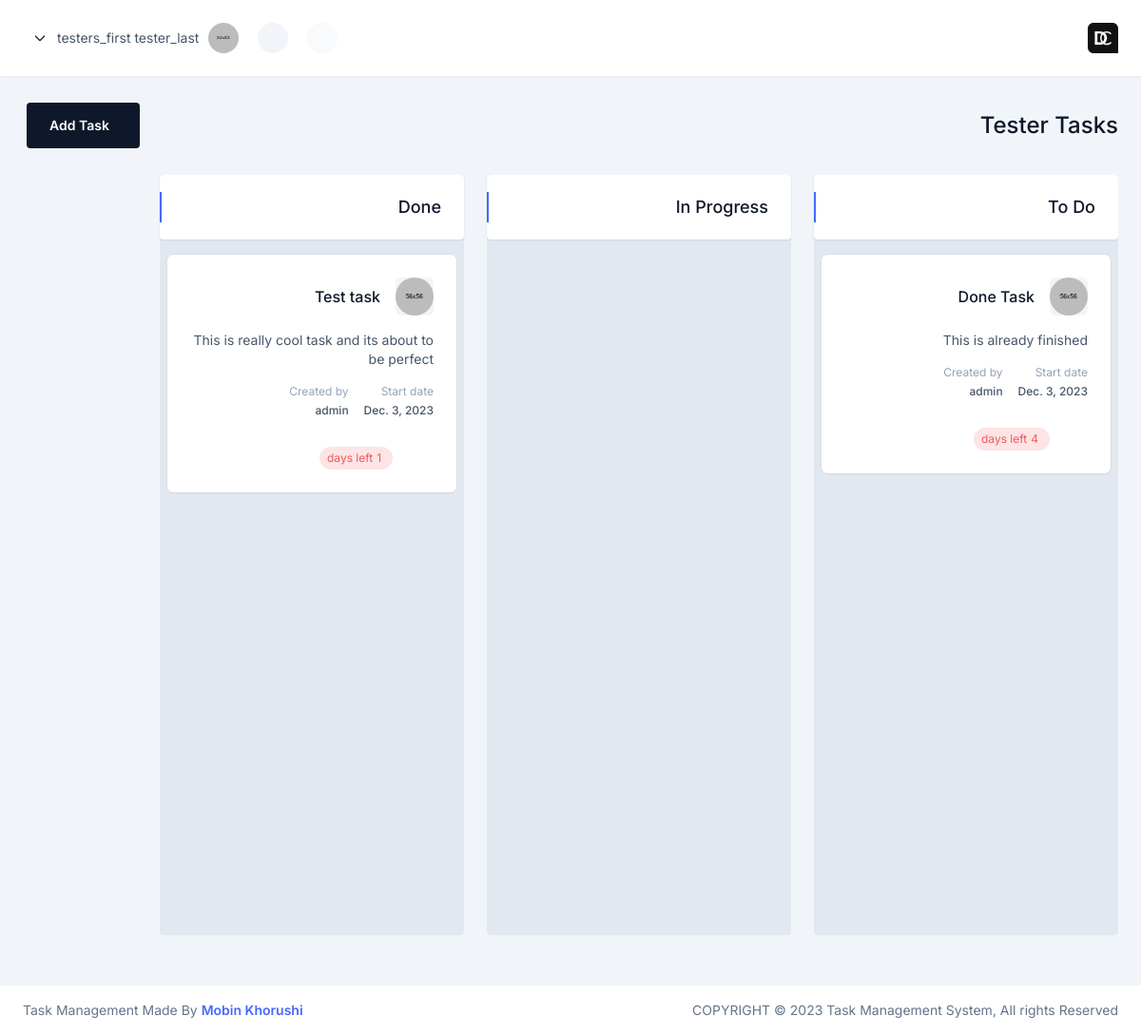
The page /tasks/1 (signed in) on the database its author committed.
### tasks/models.py (models this page shows, shortened)
class Manager(AbstractUser):
    avatar = models.ImageField(
        upload_to=user_dir_path, default="static/images/users/user-1.jpg"
    )
    created_at = models.DateField(auto_now_add=True)
    updated_at = models.DateField(auto_now=True)

class Project(models.Model):
    class ProjectStatusChoices(models.TextChoices):
        ACTIVE = "active", "Active"
        DEACTIVE = "deactive", "Deactive"
    name = models.CharField(max_length=128)
    description = models.CharField(max_length=256)
    created_by = models.ForeignKey(
        Manager, on_delete=models.CASCADE, related_name="created_by"
    )
    managers = models.ManyToManyField(Manager)
    status = models.CharField(
        max_length=16,
        choices=ProjectStatusChoices.choices,
        default=ProjectStatusChoices.DEACTIVE,
    )
    avatar = models.ImageField(
        upload_to=task_dir_path, default="static/images/all-img/card-6.png"
    )
    created_at = models.DateField(auto_now_add=True)
    updated_at = models.DateField(auto_now=True)

class Task(models.Model):
    class TasksStatusChoices(models.TextChoices):
        PENDING = "pending", "Pending"
        IN_PROGRESS = "in_progress", "In Progress"
        DONE = "done", "Done"
    project = models.ForeignKey(Project, on_delete=models.CASCADE)
    name = models.CharField(max_length=128)
    description = models.CharField(max_length=256)
    days_left = models.IntegerField(default=1)
    avatar = models.ImageField(
        upload_to=task_dir_path, default="static/images/all-img/card-7.png"
    )
    created_by = models.ForeignKey(Manager, on_delete=models.CASCADE)
    status = models.CharField(
        max_length=16,
        choices=TasksStatusChoices.choices,
        default=TasksStatusChoices.PENDING,
    )
    created_at = models.DateField(auto_now_add=True)
    updated_at = models.DateField(auto_now=True)
    def __str__(self):
        return self.name

### tasks/views.py (the view)
# urls.py: path("tasks/<int:project_id>", views.tasks_list, name="tasks_list"),
@login_required()
def tasks_list(request, project_id):
    project = Project.objects.filter(id=project_id).first()
    if project:
        tasks = project.task_set.all()
        finished_tasks = []
        progress_tasks = []
        todo_tasks = []
        for task in tasks:
            if task.status == "pending":
                todo_tasks.append(task)
            elif task.status == "in_progress":
                progress_tasks.append(task)
            elif task.status == "done":
                finished_tasks.append(task)
        print(tasks)
        return render(
            request,
            "views/dashboard/tasks/list.html",
            {
                "project": project,
                "tasks": tasks,
                "todo_tasks": todo_tasks,
                "progress_tasks": progress_tasks,
                "finished_tasks": finished_tasks,
            },
        )
    return redirect("project_list")

### tasks/context_processors.py (called while the page is built, shortened)
def project_names_processor(request):
    try:
        user = get_user(request)
        users = Manager.objects.values_list("username", flat=True)
        if user:
            projects = user.project_set.all()
            user_made_projects = user.created_by.all()
            result_list = list(chain(user_made_projects, projects))
            result_list = list(dict.fromkeys(result_list))
            project_names = []
            return {"project_names": project_names, "users_names": users}
    except:
        pass
    return {"project_names": [], "users_names": []}

### tasks/templates/views/dashboard/tasks/list.html (shortened to what this page needs)
{% extends "layouts/base_layout.html" %}
{% load static %}
{% block content %}
<div class="space-y-6">
   <div class="flex flex-wrap justify-between items-center mb-4">
      <h4 class="font-medium lg:text-2xl text-xl capitalize text-slate-900 inline-block ltr:pr-4 rtl:pl-4 mb-1 sm:mb-0">
         {{ project.name }} Tasks
      </h4>
      <div class="flex space-x-4 justify-end items-center rtl:space-x-reverse">
         <button class="btn inline-flex justify-center btn-dark dark:bg-slate-800 m-1 " onclick="window.location='{% url "tasks_create" project.id %}'">
            <span class="flex items-center">
               <span>Add Task</span>
            </span>
         </button>
      </div>
   </div>
   <div class="flex space-x-6 overflow-hidden overflow-x-auto pb-4 rtl:space-x-reverse">
      <div class="w-[320px] flex-none min-h-screen h-full rounded transition-all duration-100 shadow-none bg-slate-200 dark:bg-slate-700">
         <div class="relative flex justify-between items-center bg-white dark:bg-slate-800 rounded shadow-base px-6 py-5">
            <span class="absolute left-0 top-1/2 -translate-y-1/2 h-8 w-[2px] bg-primary-500"></span>
            <h3 class="text-lg text-slate-900 dark:text-white font-medium capitalize">To Do</h3>
         </div>
         <div id="pending" class="h-full min-h-[calc(100vh-100px)] ">
            {% for task in todo_tasks %}
               <div class="px-2 py-4 h-full space-y-4 rounded-bl rounded-br cursor-grab" data-id="{{ task.id }}" data-crsf="{{ csrf_token }}">
                  <div class="card rounded-md bg-white dark:bg-slate-800 shadow-base custom-class card-body p-6">
                     <header class="flex justify-between items-end">
                        <div class="flex space-x-4 items-center rtl:space-x-reverse">
                           <div class="flex-none">
                              <div class="h-10 w-10 rounded-md text-lg bg-slate-100 text-slate-900 dark:bg-slate-600 dark:text-slate-200 flex flex-col items-center justify-center font-normal capitalize">
                                 <img src="{% static 'images/post/c1.png' %}" alt="Image" class="w-full h-full rounded-full">
                              </div>
                           </div>
                           <div class="font-medium text-base leading-6">
                              <div class="dark:text-slate-200 text-slate-900 max-w-[160px] truncate">
                                 {{ task.name }}
                              </div>
                           </div>
                        </div>
                        <div>
                           <div class="dropstart relative">
                           </div>
                        </div>
                     </header>
                     <p class="text-slate-600 dark:text-slate-400 text-sm py-4">
                        {{ task.description }}
                     </p>
                     <div class="flex space-x-4 rtl:space-x-reverse">
                        <div>
                           <span class="block date-label">Start date</span>
                           <span class="block date-text">{{ task.created_at }}</span>
                        </div>
                        <div>
                           <span class="block date-label">Created by</span>
                           <span class="block date-text">{{ task.created_by.username }}</span>
                        </div>
                     </div>
                     <div class="grid grid-cols-2 gap-4 mt-6">
                        <div class="ltr:text-right rtl:text-left">
                           <span class="inline-flex items-center space-x-1 bg-danger-500 bg-opacity-[0.16] text-danger-500 text-xs font-normal px-2 py-1 rounded-full rtl:space-x-reverse">
                              <span>{{ task.days_left }}</span>
                              <span>days left</span>
                           </span>
                        </div>
                     </div>
                  </div>
               </div>
            {% endfor %}
         </div>
      </div>
      <div class="w-[320px] flex-none min-h-screen h-full rounded transition-all duration-100 shadow-none bg-slate-200 dark:bg-slate-700">
         <div class="relative flex justify-between items-center bg-white dark:bg-slate-800 rounded shadow-base px-6 py-5">
            <span class="absolute left-0 top-1/2 -translate-y-1/2 h-8 w-[2px] bg-primary-500"></span>
            <h3 class="text-lg text-slate-900 dark:text-white font-medium capitalize">In Progress</h3>
         </div>
      </div>
      <div class="w-[320px] flex-none min-h-screen h-full rounded transition-all duration-100 shadow-none bg-slate-200 dark:bg-slate-700">
         <div class="relative flex justify-between items-center bg-white dark:bg-slate-800 rounded shadow-base px-6 py-5">
            <span class="absolute left-0 top-1/2 -translate-y-1/2 h-8 w-[2px] bg-primary-500"></span>
            <h3 class="text-lg text-slate-900 dark:text-white font-medium capitalize">Done</h3>
         </div>
         <div id="done" class="h-full min-h-[calc(100vh-100px)] ">
            {% for task in finished_tasks %}
               <div class="px-2 py-4 h-full space-y-4 rounded-bl rounded-br cursor-grab" data-id="{{ task.id }}" data-crsf="{{ csrf_token }}">
                  <div class="card rounded-md bg-white dark:bg-slate-800 shadow-base custom-class card-body p-6">
                     <header class="flex justify-between items-end">
                        <div class="flex space-x-4 items-center rtl:space-x-reverse">
                           <div class="flex-none">
                              <div class="h-10 w-10 rounded-md text-lg bg-slate-100 text-slate-900 dark:bg-slate-600 dark:text-slate-200 flex flex-col items-center justify-center font-normal capitalize">
                                 <img src="{% static 'images/post/c1.png' %}" alt="Image" class="w-full h-full rounded-full">
                              </div>
                           </div>
                           <div class="font-medium text-base leading-6">
                              <div class="dark:text-slate-200 text-slate-900 max-w-[160px] truncate">
                                 {{ task.name }}
                              </div>
                           </div>
                        </div>
                        <div>
                           <div class="dropstart relative">
                           </div>
                        </div>
                     </header>
                     <p class="text-slate-600 dark:text-slate-400 text-sm py-4">
                        {{ task.description }}
                     </p>
                     <div class="flex space-x-4 rtl:space-x-reverse">
                        <div>
                           <span class="block date-label">Start date</span>
                           <span class="block date-text">{{ task.created_at }}</span>
                        </div>
                        <div>
                           <span class="block date-label">Created by</span>
                           <span class="block date-text">{{ task.created_by.username }}</span>
                        </div>
                     </div>
                     <div class="grid grid-cols-2 gap-4 mt-6">
                        <div class="ltr:text-right rtl:text-left">
                           <span class="inline-flex items-center space-x-1 bg-danger-500 bg-opacity-[0.16] text-danger-500 text-xs font-normal px-2 py-1 rounded-full rtl:space-x-reverse">
                              <span>{{ task.days_left }}</span>
                              <span>days left</span>
                           </span>
                        </div>
                     </div>
                  </div>
               </div>
            {% endfor %}
         </div>
      </div>
   </div>
</div>
{% endblock content %}

### tasks/templates/partials/header.html (shortened to what this page needs)
{% load static %}
<div class="z-[9]" id="app_header">
   <div class="app-header z-[999] ltr:ml-[248px] rtl:mr-[248px] bg-white dark:bg-slate-800 shadow-sm dark:shadow-slate-700">
      <div class="flex justify-between items-center h-full">
         <div class="flex items-center md:space-x-4 space-x-2 xl:space-x-0 rtl:space-x-reverse vertical-box">
            <a href="index.html" class="mobile-logo xl:hidden inline-block">
            <img src="{% static 'images/logo/logo-c.svg' %}" class="black_logo" alt="logo">
            </a>
         </div>
         <div class="nav-tools flex items-center lg:space-x-5 space-x-3 rtl:space-x-reverse leading-0">
            <div>
               <button id="themeMood" class="h-[28px] w-[28px] lg:h-[32px] lg:w-[32px] lg:bg-gray-500-f7 bg-slate-50 dark:bg-slate-900 lg:dark:bg-slate-900 dark:text-white text-slate-900 cursor-pointer rounded-full text-[20px] flex flex-col items-center justify-center">
               </button>
            </div>
            <div>
               <button id="grayScale" class="lg:h-[32px] lg:w-[32px] lg:bg-slate-100 lg:dark:bg-slate-900 dark:text-white text-slate-900 cursor-pointer
                  rounded-full text-[20px] flex flex-col items-center justify-center">
               </button>
            </div>
            <div class="md:block hidden w-full">
               <button class="text-slate-800 dark:text-white focus:ring-0 focus:outline-none font-medium rounded-lg text-sm text-center
                  inline-flex items-center" type="button" data-bs-toggle="dropdown" aria-expanded="false">
                  <div class="lg:h-8 lg:w-8 h-7 w-7 rounded-full flex-1 ltr:mr-[10px] rtl:ml-[10px]">
                     <img src="{% static 'images/all-img/user.png' %}" alt="user" class="block w-full h-full object-cover rounded-full">
                  </div>
                  <span class="flex-none text-slate-600 dark:text-white text-sm font-normal items-center lg:flex hidden overflow-hidden text-ellipsis whitespace-nowrap">{{ user.first_name }} {{user.last_name}}</span>
               </button>
            </div>
         </div>
      </div>
   </div>
</div>

### rows shown on the page
Manager: first_name "testers_first", last_name "tester_last"
Project: name "Tester"
Task: name "Done Task", description "This is already finished", created_at "Dec. 3, 2023", created_by.username "admin", days_left "4"
Task: name "Test task", description "This is really cool task and its about to be perfect", created_at "Dec. 3, 2023", created_by.username "admin", days_left "1"
